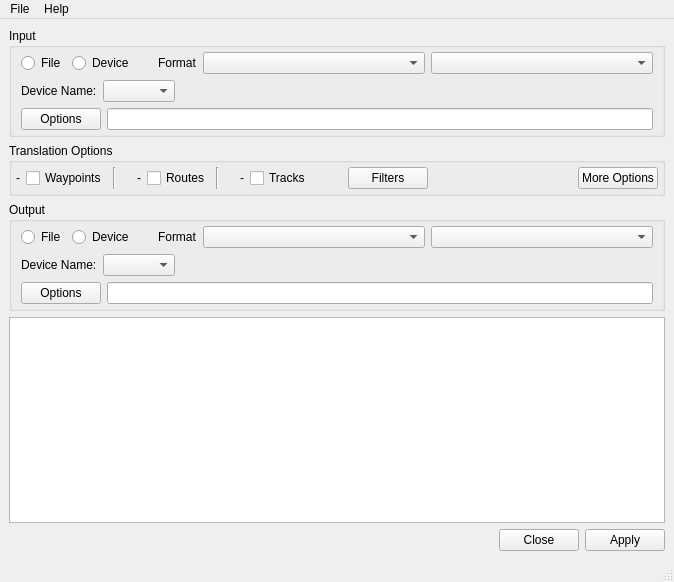
<?xml version="1.0" encoding="UTF-8"?>
<ui version="4.0">
 <class>MainWindow</class>
 <widget class="QMainWindow" name="MainWindow">
  <property name="geometry">
   <rect>
    <x>0</x>
    <y>0</y>
    <width>674</width>
    <height>582</height>
   </rect>
  </property>
  <property name="windowTitle">
   <string>MainWindow</string>
  </property>
  <widget class="QWidget" name="centralwidget">
   <layout class="QVBoxLayout" name="verticalLayout_5">
    <item>
     <widget class="QGroupBox" name="groupBox">
      <property name="title">
       <string>Input </string>
      </property>
      <layout class="QVBoxLayout" name="verticalLayout">
       <property name="topMargin">
        <number>4</number>
       </property>
       <property name="bottomMargin">
        <number>4</number>
       </property>
       <item>
        <layout class="QHBoxLayout" name="horizontalLayout_5">
         <item>
          <widget class="QRadioButton" name="inputFileOptBtn">
           <property name="sizePolicy">
            <sizepolicy hsizetype="Fixed" vsizetype="Fixed">
             <horstretch>0</horstretch>
             <verstretch>0</verstretch>
            </sizepolicy>
           </property>
           <property name="toolTip">
            <string>If selected, input is from a file.</string>
           </property>
           <property name="text">
            <string>File</string>
           </property>
          </widget>
         </item>
         <item>
          <widget class="QRadioButton" name="inputDeviceOptBtn">
           <property name="sizePolicy">
            <sizepolicy hsizetype="Fixed" vsizetype="Fixed">
             <horstretch>0</horstretch>
             <verstretch>0</verstretch>
            </sizepolicy>
           </property>
           <property name="toolTip">
            <string>If selected, input is from a device or GPS unit</string>
           </property>
           <property name="text">
            <string>Device</string>
           </property>
          </widget>
         </item>
         <item>
          <spacer name="horizontalSpacer_2a">
           <property name="orientation">
            <enum>Qt::Horizontal</enum>
           </property>
           <property name="sizeType">
            <enum>QSizePolicy::Fixed</enum>
           </property>
           <property name="sizeHint" stdset="0">
            <size>
             <width>18</width>
             <height>20</height>
            </size>
           </property>
          </spacer>
         </item>
         <item>
          <widget class="QLabel" name="label">
           <property name="sizePolicy">
            <sizepolicy hsizetype="Fixed" vsizetype="Preferred">
             <horstretch>0</horstretch>
             <verstretch>0</verstretch>
            </sizepolicy>
           </property>
           <property name="text">
            <string>Format</string>
           </property>
          </widget>
         </item>
         <item>
          <widget class="QComboBox" name="inputFormatCombo">
           <property name="toolTip">
            <string>Input data format</string>
           </property>
          </widget>
         </item>
         <item>
          <widget class="QComboBox" name="inputCharSetCombo">
           <property name="toolTip">
            <string>Character encoding of input</string>
           </property>
          </widget>
         </item>
        </layout>
       </item>
       <item>
        <widget class="QStackedWidget" name="inputStackedWidget">
         <property name="lineWidth">
          <number>0</number>
         </property>
         <property name="currentIndex">
          <number>1</number>
         </property>
         <widget class="QWidget" name="inputFilePage">
          <layout class="QHBoxLayout" name="horizontalLayout_4">
           <property name="margin">
            <number>0</number>
           </property>
           <item>
            <layout class="QHBoxLayout" name="horizontalLayout_2">
             <item>
              <widget class="QPushButton" name="inputFileNameBrowseBtn">
               <property name="toolTip">
                <string>Browse for one or more input files. </string>
               </property>
               <property name="text">
                <string>File Name(s)</string>
               </property>
               <property name="icon">
                <iconset resource="app.qrc">
                 <normaloff>:/images/open.png</normaloff>:/images/open.png</iconset>
               </property>
              </widget>
             </item>
             <item>
              <widget class="QLineEdit" name="inputFileNameText">
               <property name="sizePolicy">
                <sizepolicy hsizetype="Expanding" vsizetype="Fixed">
                 <horstretch>10</horstretch>
                 <verstretch>0</verstretch>
                </sizepolicy>
               </property>
              </widget>
             </item>
            </layout>
           </item>
          </layout>
         </widget>
         <widget class="QWidget" name="inputDevicePage">
          <layout class="QVBoxLayout" name="verticalLayout_2">
           <property name="margin">
            <number>0</number>
           </property>
           <item>
            <layout class="QHBoxLayout" name="horizontalLayout_3">
             <item>
              <widget class="QLabel" name="label_2">
               <property name="text">
                <string>Device Name:</string>
               </property>
              </widget>
             </item>
             <item>
              <widget class="QComboBox" name="inputDeviceNameCombo">
               <property name="toolTip">
                <string>Name of port to which input device is connected</string>
               </property>
               <property name="sizeAdjustPolicy">
                <enum>QComboBox::AdjustToContents</enum>
               </property>
              </widget>
             </item>
             <item>
              <spacer name="horizontalSpacer_3a">
               <property name="orientation">
                <enum>Qt::Horizontal</enum>
               </property>
               <property name="sizeHint" stdset="0">
                <size>
                 <width>40</width>
                 <height>20</height>
                </size>
               </property>
              </spacer>
             </item>
            </layout>
           </item>
          </layout>
         </widget>
        </widget>
       </item>
       <item>
        <layout class="QHBoxLayout" name="horizontalLayout_6">
         <item>
          <widget class="QPushButton" name="inputOptionsBtn">
           <property name="toolTip">
            <string>Options for the selected input format. </string>
           </property>
           <property name="text">
            <string>Options</string>
           </property>
          </widget>
         </item>
         <item>
          <widget class="QLineEdit" name="inputOptionsText"/>
         </item>
        </layout>
       </item>
      </layout>
     </widget>
    </item>
    <item>
     <widget class="QGroupBox" name="groupBox_2">
      <property name="title">
       <string>Translation Options</string>
      </property>
      <layout class="QHBoxLayout" name="horizontalLayout_7">
       <property name="margin">
        <number>4</number>
       </property>
       <item>
        <widget class="QLabel" name="wayPtLabel">
         <property name="text">
          <string>-</string>
         </property>
         <property name="scaledContents">
          <bool>false</bool>
         </property>
        </widget>
       </item>
       <item>
        <widget class="QCheckBox" name="xlateWayPtsCk">
         <property name="toolTip">
          <string>If selected, translate waypoints.</string>
         </property>
         <property name="text">
          <string>Waypoints</string>
         </property>
        </widget>
       </item>
       <item>
        <widget class="Line" name="line">
         <property name="orientation">
          <enum>Qt::Vertical</enum>
         </property>
        </widget>
       </item>
       <item>
        <spacer name="horizontalSpacer_6">
         <property name="orientation">
          <enum>Qt::Horizontal</enum>
         </property>
         <property name="sizeType">
          <enum>QSizePolicy::Fixed</enum>
         </property>
         <property name="sizeHint" stdset="0">
          <size>
           <width>15</width>
           <height>20</height>
          </size>
         </property>
        </spacer>
       </item>
       <item>
        <widget class="QLabel" name="routeLabel">
         <property name="text">
          <string>-</string>
         </property>
        </widget>
       </item>
       <item>
        <widget class="QCheckBox" name="xlateRoutesCk">
         <property name="toolTip">
          <string>If selected, translate routes.</string>
         </property>
         <property name="text">
          <string>Routes</string>
         </property>
        </widget>
       </item>
       <item>
        <widget class="Line" name="line_2">
         <property name="orientation">
          <enum>Qt::Vertical</enum>
         </property>
        </widget>
       </item>
       <item>
        <spacer name="horizontalSpacer_7">
         <property name="orientation">
          <enum>Qt::Horizontal</enum>
         </property>
         <property name="sizeType">
          <enum>QSizePolicy::Fixed</enum>
         </property>
         <property name="sizeHint" stdset="0">
          <size>
           <width>15</width>
           <height>20</height>
          </size>
         </property>
        </spacer>
       </item>
       <item>
        <widget class="QLabel" name="trackLabel">
         <property name="text">
          <string>-</string>
         </property>
        </widget>
       </item>
       <item>
        <widget class="QCheckBox" name="xlateTracksCk">
         <property name="toolTip">
          <string>If selected, translate tracks.</string>
         </property>
         <property name="text">
          <string>Tracks</string>
         </property>
        </widget>
       </item>
       <item>
        <spacer name="horizontalSpacer_4">
         <property name="orientation">
          <enum>Qt::Horizontal</enum>
         </property>
         <property name="sizeType">
          <enum>QSizePolicy::Fixed</enum>
         </property>
         <property name="sizeHint" stdset="0">
          <size>
           <width>18</width>
           <height>20</height>
          </size>
         </property>
        </spacer>
       </item>
       <item>
        <widget class="QLabel" name="filterStatus">
         <property name="text">
          <string/>
         </property>
         <property name="pixmap">
          <pixmap resource="app.qrc">:/images/ok20.png</pixmap>
         </property>
         <property name="scaledContents">
          <bool>false</bool>
         </property>
        </widget>
       </item>
       <item>
        <widget class="QPushButton" name="xlateFiltersBtn">
         <property name="toolTip">
          <string>Data Filters between input and output</string>
         </property>
         <property name="text">
          <string>Filters</string>
         </property>
        </widget>
       </item>
       <item>
        <spacer name="horizontalSpacer_8">
         <property name="orientation">
          <enum>Qt::Horizontal</enum>
         </property>
         <property name="sizeHint" stdset="0">
          <size>
           <width>40</width>
           <height>20</height>
          </size>
         </property>
        </spacer>
       </item>
       <item>
        <spacer name="horizontalSpacer_5">
         <property name="orientation">
          <enum>Qt::Horizontal</enum>
         </property>
         <property name="sizeHint" stdset="0">
          <size>
           <width>244</width>
           <height>20</height>
          </size>
         </property>
        </spacer>
       </item>
       <item>
        <widget class="QPushButton" name="moreOptionButton">
         <property name="toolTip">
          <string>More translation options. </string>
         </property>
         <property name="text">
          <string>More Options</string>
         </property>
        </widget>
       </item>
      </layout>
     </widget>
    </item>
    <item>
     <widget class="QGroupBox" name="groupBox_3">
      <property name="title">
       <string>Output</string>
      </property>
      <layout class="QVBoxLayout" name="verticalLayout_3">
       <property name="topMargin">
        <number>4</number>
       </property>
       <property name="bottomMargin">
        <number>4</number>
       </property>
       <item>
        <layout class="QHBoxLayout" name="horizontalLayout_8">
         <item>
          <widget class="QRadioButton" name="outputFileOptBtn">
           <property name="sizePolicy">
            <sizepolicy hsizetype="Fixed" vsizetype="Fixed">
             <horstretch>0</horstretch>
             <verstretch>0</verstretch>
            </sizepolicy>
           </property>
           <property name="toolTip">
            <string>If selected, output is to a file. </string>
           </property>
           <property name="text">
            <string>File</string>
           </property>
          </widget>
         </item>
         <item>
          <widget class="QRadioButton" name="outputDeviceOptBtn">
           <property name="sizePolicy">
            <sizepolicy hsizetype="Fixed" vsizetype="Fixed">
             <horstretch>0</horstretch>
             <verstretch>0</verstretch>
            </sizepolicy>
           </property>
           <property name="toolTip">
            <string>If selected, output is to a device or GPS unit</string>
           </property>
           <property name="text">
            <string>Device</string>
           </property>
          </widget>
         </item>
         <item>
          <spacer name="horizontalSpacer_2b">
           <property name="orientation">
            <enum>Qt::Horizontal</enum>
           </property>
           <property name="sizeType">
            <enum>QSizePolicy::Fixed</enum>
           </property>
           <property name="sizeHint" stdset="0">
            <size>
             <width>18</width>
             <height>20</height>
            </size>
           </property>
          </spacer>
         </item>
         <item>
          <widget class="QLabel" name="label_4">
           <property name="sizePolicy">
            <sizepolicy hsizetype="Fixed" vsizetype="Preferred">
             <horstretch>0</horstretch>
             <verstretch>0</verstretch>
            </sizepolicy>
           </property>
           <property name="text">
            <string>Format</string>
           </property>
          </widget>
         </item>
         <item>
          <widget class="QComboBox" name="outputFormatCombo">
           <property name="toolTip">
            <string>Output data format.</string>
           </property>
          </widget>
         </item>
         <item>
          <widget class="QComboBox" name="outputCharSetCombo">
           <property name="toolTip">
            <string>Character encoding of output</string>
           </property>
          </widget>
         </item>
        </layout>
       </item>
       <item>
        <widget class="QStackedWidget" name="outputStackedWidget">
         <property name="currentIndex">
          <number>1</number>
         </property>
         <widget class="QWidget" name="outputFilePage">
          <layout class="QHBoxLayout" name="horizontalLayout_9">
           <property name="margin">
            <number>0</number>
           </property>
           <item>
            <layout class="QHBoxLayout" name="horizontalLayout_10">
             <item>
              <widget class="QPushButton" name="outputFileNameBrowseBtn">
               <property name="toolTip">
                <string>Browse for an output file name. </string>
               </property>
               <property name="text">
                <string>File Name</string>
               </property>
               <property name="icon">
                <iconset resource="app.qrc">
                 <normaloff>:/images/save.png</normaloff>:/images/save.png</iconset>
               </property>
              </widget>
             </item>
             <item>
              <widget class="QLineEdit" name="outputFileNameText">
               <property name="sizePolicy">
                <sizepolicy hsizetype="Expanding" vsizetype="Fixed">
                 <horstretch>10</horstretch>
                 <verstretch>0</verstretch>
                </sizepolicy>
               </property>
              </widget>
             </item>
            </layout>
           </item>
          </layout>
         </widget>
         <widget class="QWidget" name="outputDevicePage">
          <layout class="QVBoxLayout" name="verticalLayout_4">
           <property name="margin">
            <number>0</number>
           </property>
           <item>
            <layout class="QHBoxLayout" name="horizontalLayout_11">
             <item>
              <widget class="QLabel" name="label_6">
               <property name="text">
                <string>Device Name:</string>
               </property>
              </widget>
             </item>
             <item>
              <widget class="QComboBox" name="outputDeviceNameCombo">
               <property name="toolTip">
                <string>Name of port to which output device is connected</string>
               </property>
               <property name="sizeAdjustPolicy">
                <enum>QComboBox::AdjustToContents</enum>
               </property>
              </widget>
             </item>
             <item>
              <spacer name="horizontalSpacer_3b">
               <property name="orientation">
                <enum>Qt::Horizontal</enum>
               </property>
               <property name="sizeHint" stdset="0">
                <size>
                 <width>40</width>
                 <height>20</height>
                </size>
               </property>
              </spacer>
             </item>
            </layout>
           </item>
          </layout>
         </widget>
        </widget>
       </item>
       <item>
        <layout class="QHBoxLayout" name="horizontalLayout_12">
         <item>
          <widget class="QPushButton" name="outputOptionsBtn">
           <property name="toolTip">
            <string>Options for the selected output format. </string>
           </property>
           <property name="text">
            <string>Options</string>
           </property>
          </widget>
         </item>
         <item>
          <widget class="QLineEdit" name="outputOptionsText"/>
         </item>
        </layout>
       </item>
      </layout>
     </widget>
    </item>
    <item>
     <widget class="QPlainTextEdit" name="outputWindow">
      <property name="sizePolicy">
       <sizepolicy hsizetype="Preferred" vsizetype="Preferred">
        <horstretch>10</horstretch>
        <verstretch>10</verstretch>
       </sizepolicy>
      </property>
      <property name="toolTip">
       <string>Output of GPSBabel translation process. </string>
      </property>
     </widget>
    </item>
    <item>
     <widget class="QDialogButtonBox" name="buttonBox">
      <property name="toolTip">
       <string/>
      </property>
      <property name="standardButtons">
       <set>QDialogButtonBox::Apply|QDialogButtonBox::Close</set>
      </property>
     </widget>
    </item>
   </layout>
  </widget>
  <widget class="QMenuBar" name="menubar">
   <property name="geometry">
    <rect>
     <x>0</x>
     <y>0</y>
     <width>674</width>
     <height>22</height>
    </rect>
   </property>
   <widget class="QMenu" name="menuFile">
    <property name="title">
     <string>File</string>
    </property>
    <addaction name="actionPreferences"/>
    <addaction name="actionQuit"/>
   </widget>
   <widget class="QMenu" name="menuHelp">
    <property name="title">
     <string>Help</string>
    </property>
    <addaction name="actionHelp"/>
    <addaction name="separator"/>
    <addaction name="actionAbout"/>
    <addaction name="actionUpgradeCheck"/>
    <addaction name="separator"/>
    <addaction name="actionVisit_Website"/>
    <addaction name="actionMake_a_Donation"/>
   </widget>
   <addaction name="menuFile"/>
   <addaction name="menuHelp"/>
  </widget>
  <widget class="QStatusBar" name="statusbar"/>
  <action name="actionHelp">
   <property name="text">
    <string>GPSBabel Help</string>
   </property>
  </action>
  <action name="actionAbout">
   <property name="text">
    <string>About GPSBabel</string>
   </property>
  </action>
  <action name="actionQuit">
   <property name="text">
    <string>Quit</string>
   </property>
  </action>
  <action name="actionPreferences">
   <property name="text">
    <string>Preferences...</string>
   </property>
  </action>
  <action name="actionUpgradeCheck">
   <property name="text">
    <string>Check for Upgrade</string>
   </property>
  </action>
  <action name="actionVisit_Website">
   <property name="text">
    <string>Visit Website...</string>
   </property>
  </action>
  <action name="actionMake_a_Donation">
   <property name="text">
    <string>Make a Donation...</string>
   </property>
  </action>
 </widget>
 <resources>
  <include location="app.qrc"/>
 </resources>
 <connections/>
</ui>
